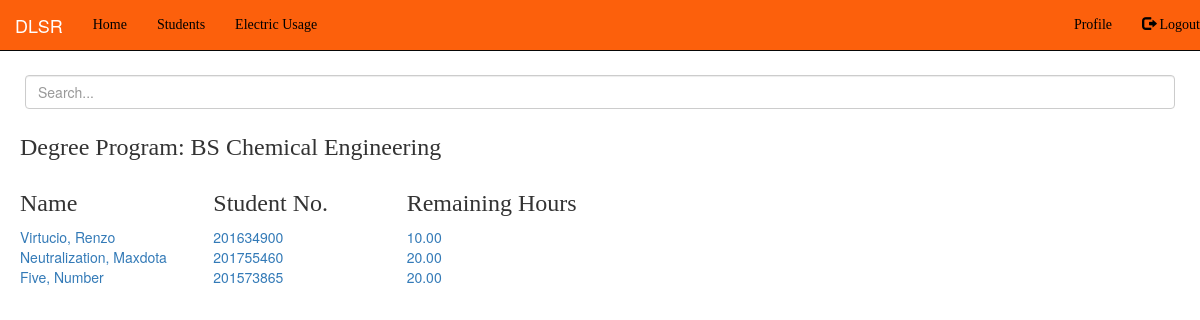
/viewing/deg_prog/6/ (signed in), run on the app's committed database.
### viewing/models.py (models this page shows, shortened)
class Student(models.Model):
	last_name = models.CharField(max_length = 30)
	first_name = models.CharField(max_length = 30)
	degree_prog = models.ForeignKey(DegreeProg, on_delete=models.CASCADE)
	student_no = models.IntegerField()
	rem_hours = models.DecimalField(decimal_places=2,max_digits=1000,default=20.0)
	total_elec_usage = models.DecimalField(decimal_places=2,max_digits=1000,default=0)
	pword = models.CharField(max_length = 30, default=randomString(10))

class DegreeProg(models.Model):
	deg_name = models.CharField(max_length=200,default='Non Major')
	def __str__(self):
		return self.deg_name
	class Meta:
		ordering = ('deg_name',)

### viewing/views.py (the view)
# urls.py: path('deg_prog/<int:pk>/', login_required(DegProgStudentList.as_view()), name="viewing-DegProgStudentList"),
class DegProgStudentList(ListView):
	template_name = 'viewing/list_students.html'
	model = DegreeProg
	context_object_name = 'students'
	def get_queryset(self):
		self.degree_prog = get_object_or_404(DegreeProg, pk=self.kwargs['pk'])
		return Student.objects.filter( degree_prog = self.degree_prog)

### viewing/templates/viewing/list_students.html
{% extends "viewing/base.html" %}
{% block content %}
	<div class="md-form mt-0" id="search-bar">
  		<input class="form-control" type="text" placeholder="Search..." aria-label="Search">
	</div>
	<div>
		<h3>Degree Program: {{ students.0.degree_prog }}</h3>
	</div>
	<div class="row text-left row-no-gutters">
		<div class="col-sm-2"> <h3>Name</h3> </div>
		<div class="col-sm-2"> <h3>Student No.</h3> </div>
		<div class="col-sm-2"> <h3>Remaining Hours</h3> </div>
	</div>
	{% for s in students %}
	<div class="row text-left row-no-gutters" id="row-student">
		<div class="col-sm-2">
			<a href="{% url 'viewing-StudentDetailView' s.id %}">{{ s.last_name }}, {{ s.first_name }}</a>
		</div>
		<div class="col-sm-2">
			<a href="{% url 'viewing-StudentDetailView' s.id %}">{{ s.student_no }}</a>
		</div>
		<div class="col-sm-2">
			<a href="{% url 'viewing-StudentDetailView' s.id %}">{{ s.rem_hours}}</a>
		</div>
	</div>
	{% endfor %}
{% endblock content %}

### viewing/static/viewing/main.css (style rules this page uses)
#search-bar { padding: 5px; margin-top: 20px; }
h3 { font-family: OswaldRegular; }
a { text-decoration: none; }

### data on the page
Student: degree_prog.deg_name "BS Chemical Engineering", last_name "Virtucio", first_name "Renzo", student_no "201634900", rem_hours "10.00"
Student: last_name "Neutralization", first_name "Maxdota", student_no "201755460", rem_hours "20.00"
Student: last_name "Five", first_name "Number", student_no "201573865", rem_hours "20.00"
